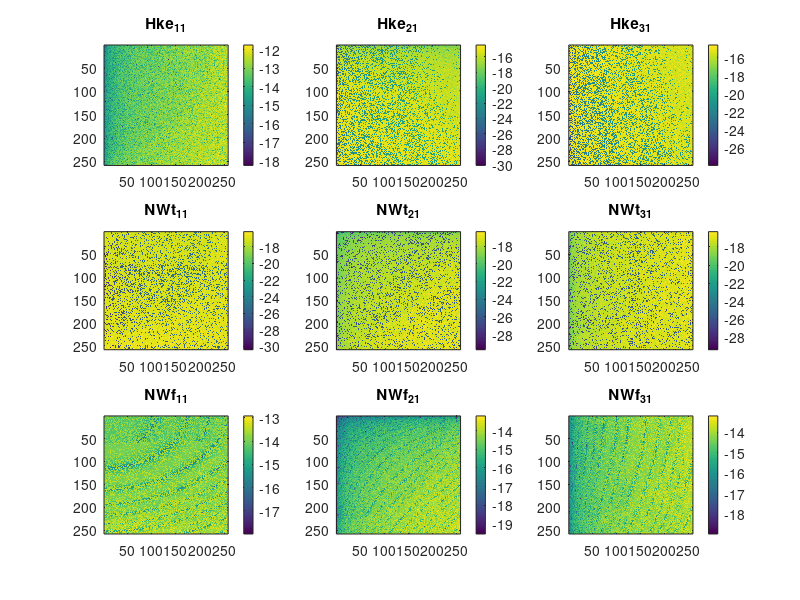
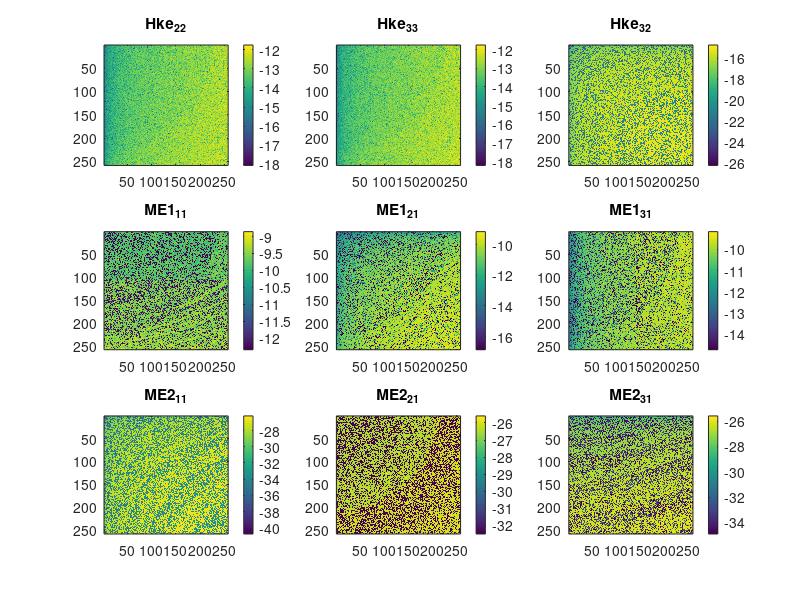

Write MATLAB code to recreate these figures, in order.
% SPDX-License-Identifier: CC0-1.0

% defining all the variables
clear all;
clc;
close all;
% Define the center frequency of the source waveform
fc              =   40;
% for this test of the Green's fucntions we use the basic equations and a
% single frrequency value
s               =   2i*pi*fc;

% Define Medium Parameters (frequency-independent)
rhof            =   1.0e3; % fluid density
rho             =   2.7e3;
Gfr             =   9.0e9; % shear modulus of the framework of grains
eta             =   1.0e-3; % fluid viscosity
k0              =   1.3e-12; % medium permeability (static)
Kfr             =   4.0e9;
Ks              =   4.0e10;
Kf              =   2.2e9;
Concentr        =   1.0e-4;
bplus           =   3.0e11;
bmin            =   3.0e11;
porosity        =   0.3;
epsilonRF       =   80.0;
epsilonRS       =   4.0;
alpha_inf       =   3.0;
pH              =   7.0;
similaritypar   =   8;

c0              =   299792458; %// velocity of light in free-space
mu0             =   4.0e-7*pi; %// free-space magnetic permeability
epsilon0        =   1.0/(mu0*c0*c0); %// free-space electric permittivity
e               =   1.602e-19; %// elementary charge
z_1             =   1; %// ion valences
z_1c            =   -1; %// valency of the conjugate ion
NA              =   6.022e23; %// Avogadro's constant [mol^{-1}]
kb              =   1.381e-23;  %// Boltzmann constant
T               =   295.0; %// Temperature in Kelvin

epsilonR        =   (porosity/alpha_inf)*(epsilonRF-epsilonRS)+epsilonRS ;
omegac          =   (porosity*eta)/(alpha_inf*k0*rhof);% critical frequency
zetap           =   8e-3+26e-3*log10(Concentr);% zeta potential, empirical relation (experimental studies, Pride&Morgan 1991)
L0              =   -(porosity*epsilon0*epsilonRF*zetap)/(alpha_inf*eta); % static coupling coefficient
L               =   10000; %because omega << omega_c (critical frequency)
N               =   10e3*Concentr*NA*abs(z_1c); % bulk-ionic concentration (of species i, in this case only 2 species; binary symmetric electrolyte)
sigmaF          =   ((e*z_1)^2)*N*(bplus+bmin); %! conductivity of the pore-fluid phase (simplified cond. pure electrolyte)
sigmaE          =   (porosity*sigmaF)/(alpha_inf); %! bulk electric conductivity (freq-(in)dependent)
% %!sigma_E = (poros*sigmaF)/(alpha_inf)*(1+(2*(sigma_em+sigma_os))/(sigmaF*Lambda)); ! = complete version: bulk electric conductivity (freq-dependent */
rhoB            =   (1.0-porosity)*rho+porosity*rhof; % effective density of the fluid (in relative motion)
epsilon         =   epsilon0*epsilonR;
Delta           =   Kf*((1-porosity)*Ks-Kfr)/(porosity*(Ks)^2); %! combination of the frequency-independent compression moduli
Kg              =   (Kfr+porosity*Kf+(1+porosity)*Ks*Delta)/(1+Delta); %! Gassmann's bulk modulus
C               =   (Kf+Ks*Delta)/(1+Delta);
M               =    Kf/(porosity*(1+Delta)); %! the elastic media parameter S is defined as Kg-2/3Gfr-C**2/ M
H               =   Kg + 4.0*Gfr/3.0;
S               =   Kg-((2.0/3.0)*Gfr)-((C*C)/M);
sigmaM          =   0.0; % magnetic conductivity
Kc              =   (S+2.*Gfr);
k               =   k0./(sqrt(1+4.*s./(similaritypar.*omegac))+s./omegac);% frequency-dependent dynamic permeability
rhoE            =   eta./(s.*k); % effective density
rhoc            =   rhoB-((rhof.*rhof)./rhoE); % Complex Density rhoC
zeta            =   sigmaM+s.*mu0; 
etae            =   sigmaE+s.*epsilon;
varsigma        =   etae - s.*rhoE.*L.^2;
chi             =   s.*rhof*L;

% define the spherical wavenumebrs of eqs B-9, B-10, B-12, and B-13.
ypf     =   s./sqrt(2).*sqrt((rhoB.*M-2.*rhof.*C+rhoE.*H.*etae./varsigma)./(H.*M-C.^2) - sqrt(((rhoB.*M-2.*rhof.*C+rhoE.*H.*etae./varsigma)./(H.*M-C.^2)).^2 + 4.*(rhof.^2-rhoB.*rhoE.*etae./varsigma)./(H.*M-C.^2)));
yps     =   s./sqrt(2).*sqrt((rhoB.*M-2.*rhof.*C+rhoE.*H.*etae./varsigma)./(H.*M-C.^2) + sqrt(((rhoB.*M-2.*rhof.*C+rhoE.*H.*etae./varsigma)./(H.*M-C.^2)).^2 + 4.*(rhof.^2-rhoB.*rhoE.*etae./varsigma)./(H.*M-C.^2)));
ys      =   1/sqrt(2).*sqrt(s.^2.*rhoc./Gfr+zeta.*etae - sqrt((s.^2.*rhoc./Gfr-zeta.*etae).^2-4.*s.^3.*zeta.*(rhof.*L).^2./Gfr));
yem     =   1/sqrt(2).*sqrt(s.^2.*rhoc./Gfr+zeta.*etae + sqrt((s.^2.*rhoc./Gfr-zeta.*etae).^2-4.*s.^3.*zeta.*(rhof.*L).^2./Gfr));
% define the transversal and longitudinal factors that occur in all
% coefficients
dems    =   1./(yem.^2-ys.^2);            
dpspf   =   1./(yps.^2-ypf.^2);     

% define the grid in k-space, we make a square grid in (kx,ky)-plane and a 
% small number of vertical wavenumber values to test the accuracy of
% Green's functions for different values of kz
nx=512;
x1=linspace(0,500,nx/2+1);
dx=x1(2);
dk=2*pi/(dx*nx);
kk=(0:nx/2+1)*dk;
[k1,k2]=meshgrid(kk,kk);
nn=64;
for ik = 1:nx/nn
% compute the vertical wavenumber
    k3 = (ik-1)*dk*nn/2 +1e-3;
% compute the spherical wavenumber
    kap = sqrt(k1.^2 + k2.^2 + k3.^2);
% compute the vector components that occur in eqs 13-22
    kmat11 = (k1./kap).^2;
    kmat12 = k1.*k2./kap.^2;
    kmat13 = k1.*k3./kap.^2;
    kmat21 = k2.*k1./kap.^2;
    kmat22 = (k2./kap).^2;
    kmat23 = k2.*k3./kap.^2;
    kmat31 = k3.*k1./kap.^2;
    kmat32 = k3.*k2./kap.^2;
    kmat33 = (k3./kap).^2;
% compute the scalar transversal and longitudinal Green's functions
    GSS = 1./(kap.^2+ys.^2) - 1./(kap.^2+yem.^2);
    GPP = 1./(kap.^2+ypf.^2) - 1./(kap.^2+yps.^2);
% force acting on the bulk eqs 32-33
    KSSef = -s.*chi.*zeta.*dems/Gfr;
    KPPef = s.^2.*rhoE.*L*C.*(s.^2*rhof./C+kap.^2).*dpspf./((H*M-C^2)*varsigma);
% electric current source from reciprocity
    KSSve = KSSef;
    KPPve = KPPef;
% electric current source eqs 43-51
    KSSee = zeta.*(s.^2.*rhoc/Gfr+kap.^2).*dems;
    KPPee = (s.*rhoE.*L./varsigma).^2.*s.*H.*(s.^2.*rhoB./H+kap.^2).*dpspf./(H*M-C^2);
    KSSwe = zeta.*L.*(s.^2.*rhoB/Gfr+kap.^2).*dems;
    KPPwe = -s.^2.*rhoE.*L.*H.*(s.^2.*rhoB/H+kap.^2).*dpspf./((H*M-C^2).*varsigma);
    KPPpe = s.*rhoE.*L.*(s.^2.*(rhoB*M-rhof*C)/(H*M-C^2)+kap.^2).*dpspf./varsigma;
    KSSme = -(s.^2.*rhoc./Gfr+kap.^2).*dems;
    KSSte = -chi.*zeta.*dems;
    KPPte = 2*s.*rhoE.*L.*C.*Gfr.*(s.^2.*rhof/C+kap.^2).*dpspf./((H*M-C^2).*varsigma);
    NPPte = s.^3.*rhoE.*L.*(rhof*H-rhoB*C).*dpspf./((H*M-C^2).*varsigma);
% particle velocity as given in eq 13
    v11 = KSSve.*GSS.*(kmat11-1)+KPPve.*GPP.*kmat11;
    v21 = KSSve.*GSS.*kmat21+KPPve.*GPP.*kmat21;
    v31 = KSSve.*GSS.*kmat31+KPPve.*GPP.*kmat31;
% electric field as given in eq 13
    E11 = KSSee.*GSS.*(kmat11-1)+(KPPee.*GPP-1/varsigma).*kmat11;
    E21 = KSSee.*GSS.*kmat21+(KPPee.*GPP-1/varsigma).*kmat21;
    E31 = KSSee.*GSS.*kmat31+(KPPee.*GPP-1/varsigma).*kmat31;
% filtration velocity as given in eq 13
    w11 = KSSwe.*GSS.*(kmat11-1)+KPPwe.*GPP.*kmat11;
    w21 = KSSwe.*GSS.*kmat21+KPPwe.*GPP.*kmat21;
    w31 = KSSwe.*GSS.*kmat31+KPPwe.*GPP.*kmat31;
% acoustic pressure as given in eq 14
    p1 = -KPPpe.*GPP.*1i.*k1;
% magnetic field as given in eq 15
    H11 = 0;
    H21 = KSSme.*1i.*k3.*GSS;
    H31 = -KSSme.*1i.*k2.*GSS;
% buk stress as given in eq 16
    tau11 = -2*KSSte.*GSS.*(kmat11-1).*1i.*k1-KPPte.*GPP.*(kmat11-1).*1i.*k1...
        - NPPte.*GPP.*1i.*k1;
    tau21 = -KSSte.*GSS.*(2*kmat11-1).*1i.*k2-KPPte.*GPP.*kmat11.*1i.*k2;
    tau22 = -2*KSSte.*GSS.*kmat22.*1i.*k1-KPPte.*GPP.*(kmat22-1).*1i.*k1...
        - NPPte.*GPP.*1i.*k1;
    tau31 = -KSSte.*GSS.*(2*kmat11-1).*1i.*k3-KPPte.*GPP.*kmat11.*1i.*k3;
    tau32 = -2*KSSte.*GSS.*kmat12.*1i.*k3-KPPte.*GPP.*kmat12.*1i.*k3;
    tau33 = -2*KSSte.*GSS.*kmat33.*1i.*k1-KPPte.*GPP.*(kmat33-1).*1i.*k1...
        - NPPte.*GPP.*1i.*k1;
% test eq 3
    Maxw111 = 1i*(k2.*H31-k3.*H21)+varsigma.*E11+s.*rhoE.*L.*w11+1;
    Maxw121 = 1i*(k3.*H11-k1.*H31)+varsigma.*E21+s.*rhoE.*L.*w21;
    Maxw131 = 1i*(k1.*H21-k2.*H11)+varsigma.*E31+s.*rhoE.*L.*w31;
% test eq 4
    Maxw211 = -1i*(k2.*E31-k3.*E21)+zeta.*H11;
    Maxw221 = -1i*(k3.*E11-k1.*E31)+zeta.*H21;
    Maxw231 = -1i*(k1.*E21-k2.*E11)+zeta.*H31;
% test eq 7
    Newt1=s.*(rhoB.*v11+rhof.*w11)+1i.*(k1.*tau11+k2.*tau21+k3.*tau31);
    Newt2=s.*(rhoB.*v21+rhof.*w21)+1i.*(k1.*tau21+k2.*tau22+k3.*tau32);
    Newt3=s.*(rhoB.*v31+rhof.*w31)+1i.*(k1.*tau31+k2.*tau32+k3.*tau33);
% test eq 8
    Newf1=s.*(rhof.*v11+rhoE.*(w11-L*E11))-1i.*k1.*p1;
    Newf2=s.*(rhof.*v21+rhoE.*(w21-L*E21))-1i.*k2.*p1;
    Newf3=s.*(rhof.*v31+rhoE.*(w31-L*E31))-1i.*k3.*p1;
% test eq 9
    Hke11=s*tau11+(H-2*Gfr)*1i*(k1.*v11+k2.*v21+k3.*v31)+Gfr*2i*(k1.*v11) ...
        + C*1i*(k1.*w11+k2.*w21+k3.*w31);
    Hke21=s*tau21+Gfr*1i*(k1.*v21+k2.*v11);
    Hke22=s*tau22+(H-2*Gfr)*1i*(k1.*v11+k2.*v21+k3.*v31)+Gfr*2i*(k2.*v21) ...
        + C*1i*(k1.*w11+k2.*w21+k3.*w31);
    Hke31=s*tau31+Gfr*1i*(k1.*v31+k3.*v11);
    Hke32=s*tau32+Gfr*1i*(k2.*v31+k3.*v21);
    Hke33=s*tau33+(H-2*Gfr)*1i*(k1.*v11+k2.*v21+k3.*v31)+Gfr*2i*(k3.*v31) ...
        + C*1i*(k1.*w11+k2.*w21+k3.*w31);
% test eq 10
    Hkf11=s.*p1-1i*(k1.*v11+k2.*v21+k3.*v31)*C-M*1i*(k1.*w11+k2.*w21+k3.*w31);
% plot test results
    if ik > 1
        close(1)
        close(2)
    end
    figure(1)
    subplot(3,3,1);imagesc(log10(abs(Hke11)));colorbar;title('Hke_{11}');
    subplot(3,3,2);imagesc(log10(abs(Hke21)));colorbar;title('Hke_{21}');
    subplot(3,3,3);imagesc(log10(abs(Hke31)));colorbar;title('Hke_{31}');
    subplot(3,3,4);imagesc(log10(abs(Newt1)));colorbar;title('NWt_{11}');
    subplot(3,3,5);imagesc(log10(abs(Newt2)));colorbar;title('NWt_{21}');
    subplot(3,3,6);imagesc(log10(abs(Newt3)));colorbar;title('NWt_{31}');
    subplot(3,3,7);imagesc(log10(abs(Newf1)));colorbar;title('NWf_{11}');
    subplot(3,3,8);imagesc(log10(abs(Newf2)));colorbar;title('NWf_{21}');
    subplot(3,3,9);imagesc(log10(abs(Newf3)));colorbar;title('NWf_{31}');
    pause(0.1)
    figure(2)
    subplot(3,3,1);imagesc(log10(abs(Hke22)));colorbar;title('Hke_{22}');
    subplot(3,3,2);imagesc(log10(abs(Hke33)));colorbar;title('Hke_{33}');
    subplot(3,3,3);imagesc(log10(abs(Hke32)));colorbar;title('Hke_{32}');
    subplot(3,3,4);imagesc(log10(abs(Maxw111)));colorbar;title('ME1_{11}');
    subplot(3,3,5);imagesc(log10(abs(Maxw121)));colorbar;title('ME1_{21}');
    subplot(3,3,6);imagesc(log10(abs(Maxw131)));colorbar;title('ME1_{31}');
    subplot(3,3,7);imagesc(log10(abs(Maxw211)));colorbar;title('ME2_{11}');
    subplot(3,3,8);imagesc(log10(abs(Maxw221)));colorbar;title('ME2_{21}');
    subplot(3,3,9);imagesc(log10(abs(Maxw231)));colorbar;title('ME2_{31}');
    pause(0.1)
end
